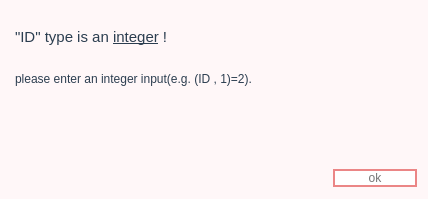
<?xml version="1.0" encoding="UTF-8"?>
<ui version="4.0">
 <class>ID_type_error</class>
 <widget class="QWidget" name="ID_type_error">
  <property name="geometry">
   <rect>
    <x>0</x>
    <y>0</y>
    <width>428</width>
    <height>199</height>
   </rect>
  </property>
  <property name="windowTitle">
   <string>Type Error</string>
  </property>
  <property name="windowIcon">
   <iconset resource="iconresources.qrc">
    <normaloff>:/newPrefix/error_icon.png</normaloff>:/newPrefix/error_icon.png</iconset>
  </property>
  <property name="styleSheet">
   <string notr="true">background-color: rgb(255, 247, 248);</string>
  </property>
  <layout class="QGridLayout" name="gridLayout">
   <item row="0" column="0" colspan="2">
    <widget class="QTextEdit" name="textEdit">
     <property name="styleSheet">
      <string notr="true">color:#2c3e50</string>
     </property>
     <property name="frameShape">
      <enum>QFrame::NoFrame</enum>
     </property>
     <property name="horizontalScrollBarPolicy">
      <enum>Qt::ScrollBarAlwaysOff</enum>
     </property>
     <property name="tabChangesFocus">
      <bool>false</bool>
     </property>
     <property name="readOnly">
      <bool>true</bool>
     </property>
     <property name="html">
      <string>&lt;!DOCTYPE HTML PUBLIC &quot;-//W3C//DTD HTML 4.0//EN&quot; &quot;http://www.w3.org/TR/REC-html40/strict.dtd&quot;&gt;
&lt;html&gt;&lt;head&gt;&lt;meta name=&quot;qrichtext&quot; content=&quot;1&quot; /&gt;&lt;style type=&quot;text/css&quot;&gt;
p, li { white-space: pre-wrap; }
&lt;/style&gt;&lt;/head&gt;&lt;body style=&quot; font-family:'MS Shell Dlg 2'; font-size:7.8pt; font-weight:400; font-style:normal;&quot;&gt;
&lt;p style=&quot; margin-top:0px; margin-bottom:0px; margin-left:0px; margin-right:0px; -qt-block-indent:0; text-indent:0px;&quot;&gt;&lt;span style=&quot; font-size:8pt;&quot;&gt; &lt;/span&gt;&lt;/p&gt;
&lt;p style=&quot; margin-top:0px; margin-bottom:0px; margin-left:0px; margin-right:0px; -qt-block-indent:0; text-indent:0px;&quot;&gt;&lt;span style=&quot; font-size:11pt;&quot;&gt;&amp;quot;ID&amp;quot; type is an &lt;/span&gt;&lt;span style=&quot; font-size:11pt; text-decoration: underline;&quot;&gt;integer&lt;/span&gt;&lt;span style=&quot; font-size:11pt;&quot;&gt; !  &lt;/span&gt;&lt;/p&gt;
&lt;p style=&quot; margin-top:0px; margin-bottom:0px; margin-left:0px; margin-right:0px; -qt-block-indent:0; text-indent:0px;&quot;&gt;&lt;span style=&quot; font-size:8pt;&quot;&gt; &lt;/span&gt;&lt;/p&gt;
&lt;p style=&quot;-qt-paragraph-type:empty; margin-top:0px; margin-bottom:0px; margin-left:0px; margin-right:0px; -qt-block-indent:0; text-indent:0px; font-size:8pt;&quot;&gt;&lt;br /&gt;&lt;/p&gt;
&lt;p style=&quot; margin-top:0px; margin-bottom:0px; margin-left:0px; margin-right:0px; -qt-block-indent:0; text-indent:0px;&quot;&gt;&lt;span style=&quot; font-size:9pt;&quot;&gt;please enter an integer input(e.g. (ID , 1)=2).&lt;/span&gt;&lt;/p&gt;&lt;/body&gt;&lt;/html&gt;</string>
     </property>
    </widget>
   </item>
   <item row="1" column="0">
    <spacer name="horizontalSpacer">
     <property name="orientation">
      <enum>Qt::Horizontal</enum>
     </property>
     <property name="sizeHint" stdset="0">
      <size>
       <width>40</width>
       <height>20</height>
      </size>
     </property>
    </spacer>
   </item>
   <item row="1" column="1">
    <widget class="QPushButton" name="pushButton">
     <property name="styleSheet">
      <string notr="true">QPushButton {
	
	
	font: 75 10pt &quot;Bahnschrift Condensed&quot;;
	background-color:#FFFFFF;
	color: rgb(117, 117, 117);
    border: 2px solid #Eb8686; min-width: 80px;
	border-color: #Eb8686; 
    border-radius: 10px;
}

QPushButton:pressed {
    background-color: qlineargradient(x1: 0, y1: 0, x2: 0, y2: 1,
                                      stop: 0 #dadbde, stop: 1 #f6f7fa);
}

QPushButton:flat {
    border: none; /* no border for a flat push button */
}

QPushButton:default {
    border-color: navy; /* make the default button prominent */
}</string>
     </property>
     <property name="text">
      <string>ok</string>
     </property>
    </widget>
   </item>
  </layout>
 </widget>
 <resources>
  <include location="iconresources.qrc"/>
 </resources>
 <connections/>
</ui>
